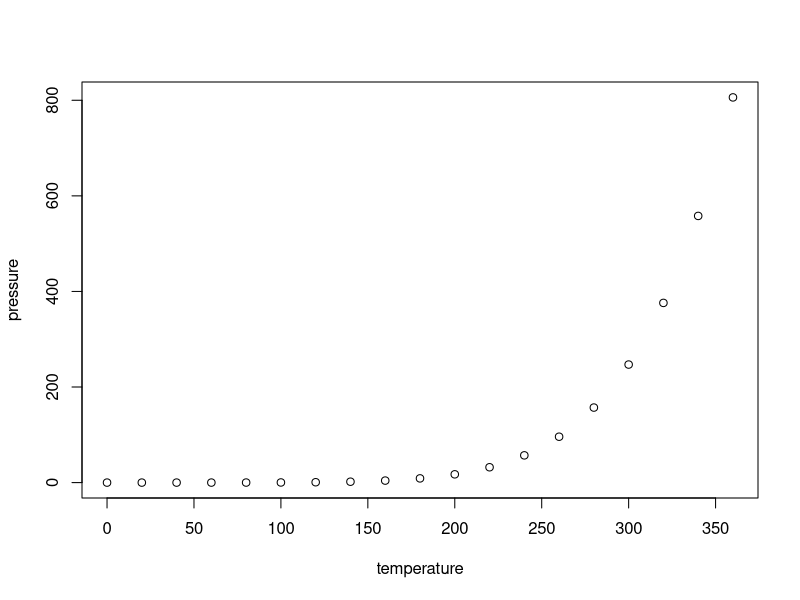
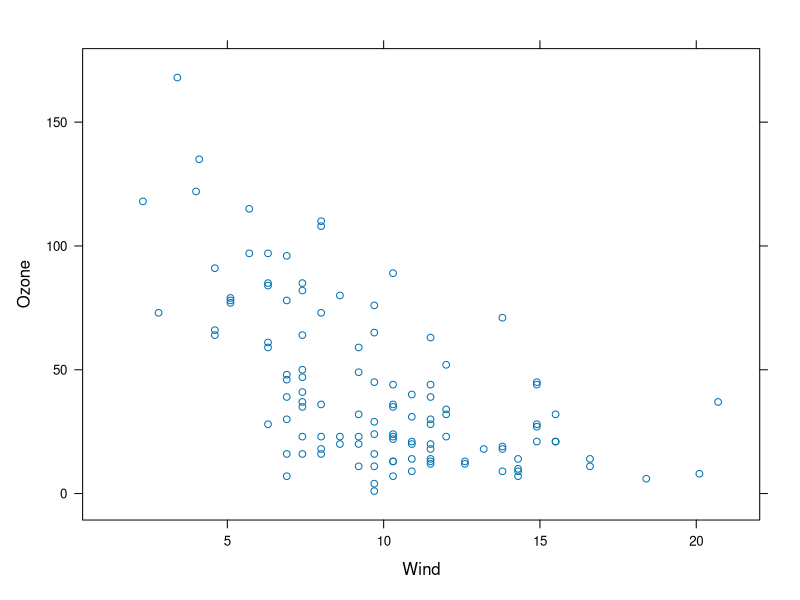
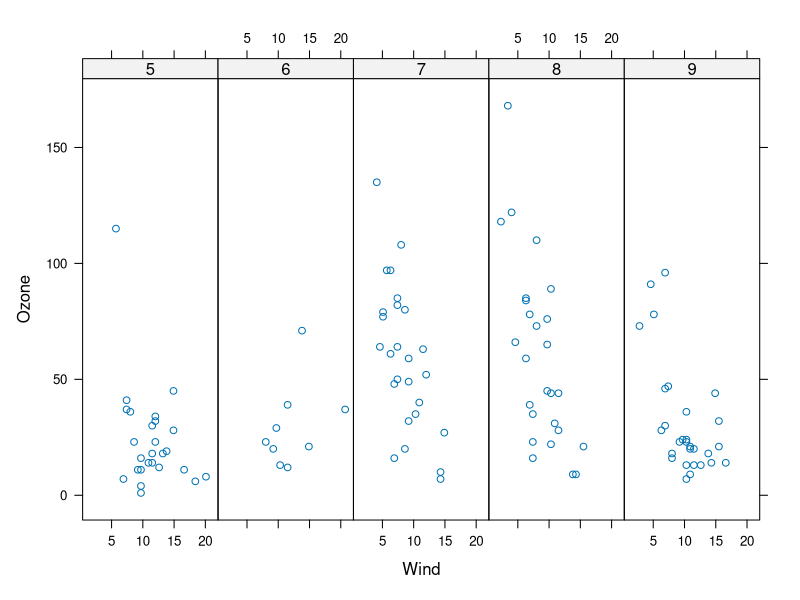
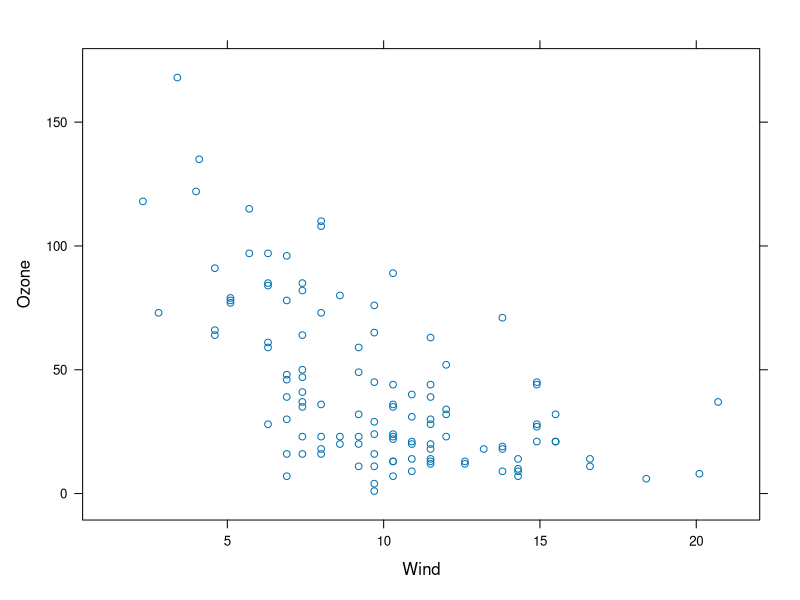
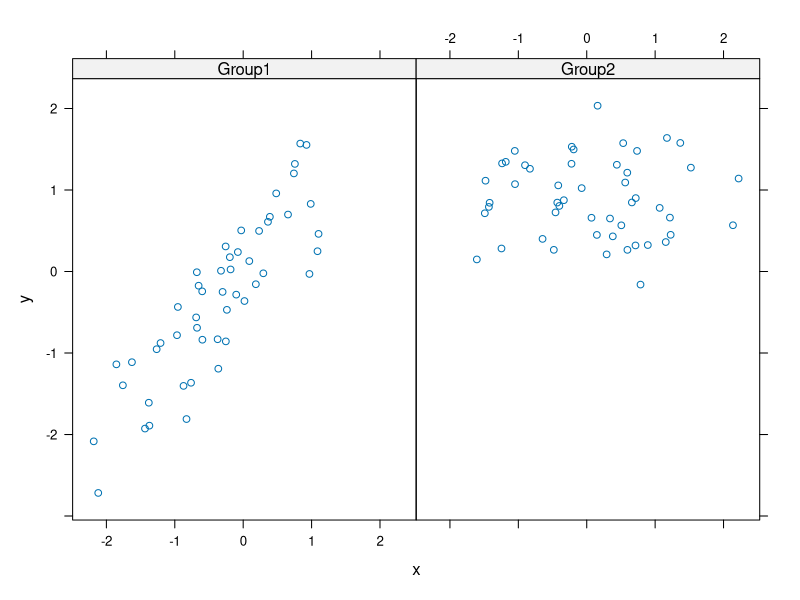
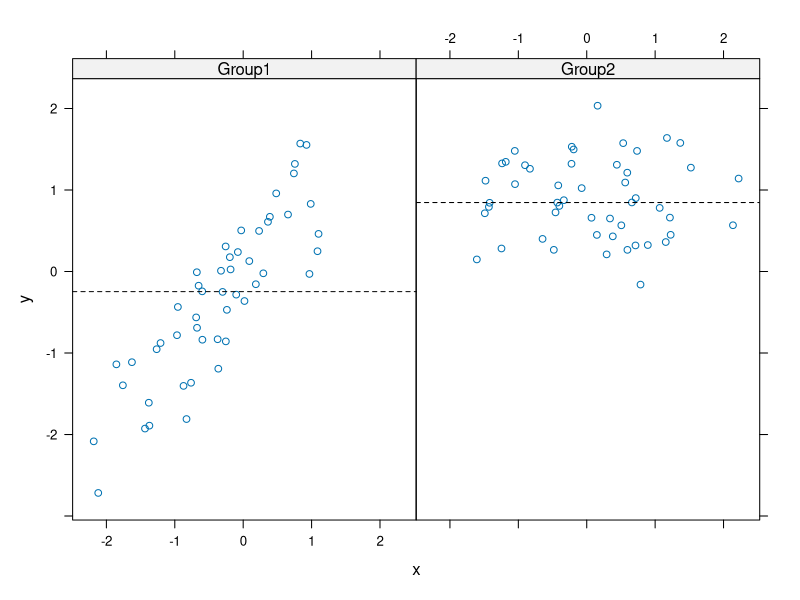
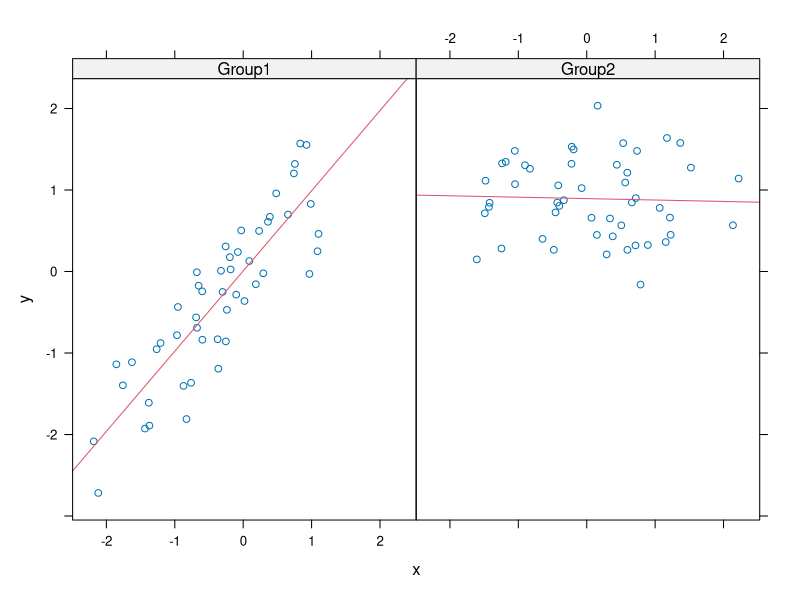
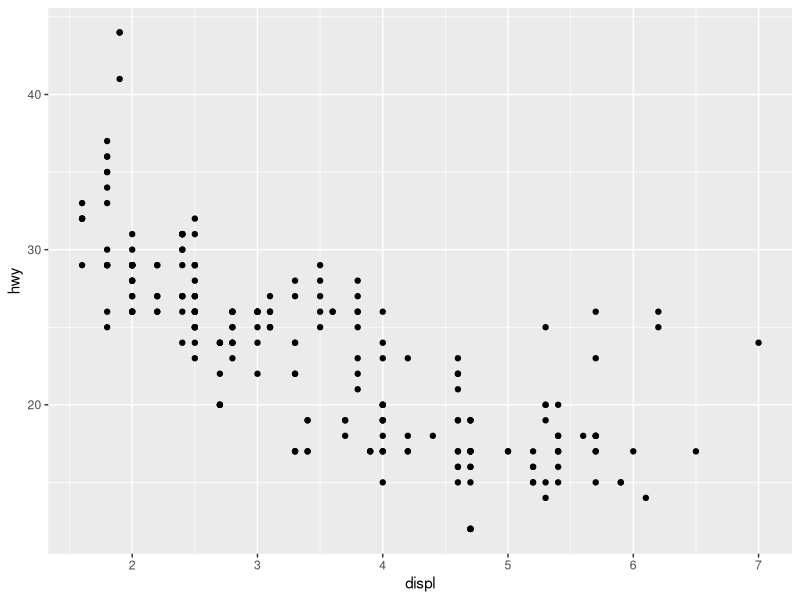

These charts were generated, in order, by the following R code:
## ---- chunk 1
knitr::opts_chunk$set(echo = TRUE)
## ---- chunk 2
summary(cars)
## ---- chunk 3
plot(pressure)
## ---- chunk 4
library(lattice)
library(datasets)
xyplot(Ozone ~ Wind , data = airquality)

## ---- chunk 5
airquality <- transform(airquality, Month = factor(Month))
xyplot(Ozone ~ Wind | Month, data = airquality, layout = c(5, 1))
## ---- chunk 6
p <- xyplot(Ozone ~ Wind, data = airquality)
#nothing happens
print(p)
#plot appears
## ---- chunk 7
set.seed(10)
x <- rnorm(100)
f <- rep(0:1, each = 50)
y <- x + f - f * x + rnorm(100, sd = 0.5)
f <- factor(f, labels = c("Group1", "Group2"))
xyplot(y ~ x | f, layout = c(2,1))
## ---- chunk 8
#Custom panel function
xyplot(y ~ x|f, panel = function(x, y, ...){
        panel.xyplot(x, y, ...) # First call default panel function
        panel.abline(h = median(y), lty = 2) #Add a horizontal line at the median
})
## ---- chunk 9
xyplot(y ~ x|f, panel = function(x, y, ...){
        panel.xyplot(x, y, ...) # First call default panel function
        panel.lmline(x, y, col = 2) #overlay a simple linear regression line
})
## ---- chunk 10
library(ggplot2)
## ---- chunk 11
library(ggplot2)
str(mpg)
## ---- chunk 12
qplot(displ, hwy, data = mpg)
## ---- chunk 13
qplot(displ, hwy, data = mpg, color = drv)

## ---- chunk 14
qplot(displ, hwy, data = mpg, geom = c("point", "smooth"))
## ---- chunk 15
qplot(hwy, data = mpg, fill = drv)
#plotting histograms by specifying only one variable
## ---- chunk 16
qplot(displ, hwy, data = mpg, facets = .~drv)
#if you don't want to look at the same graph with different
#colour data, you can separate the data into different facets
## ---- chunk 17
qplot(hwy, data = mpg, facets = drv ~ ., binwidth = 2)
